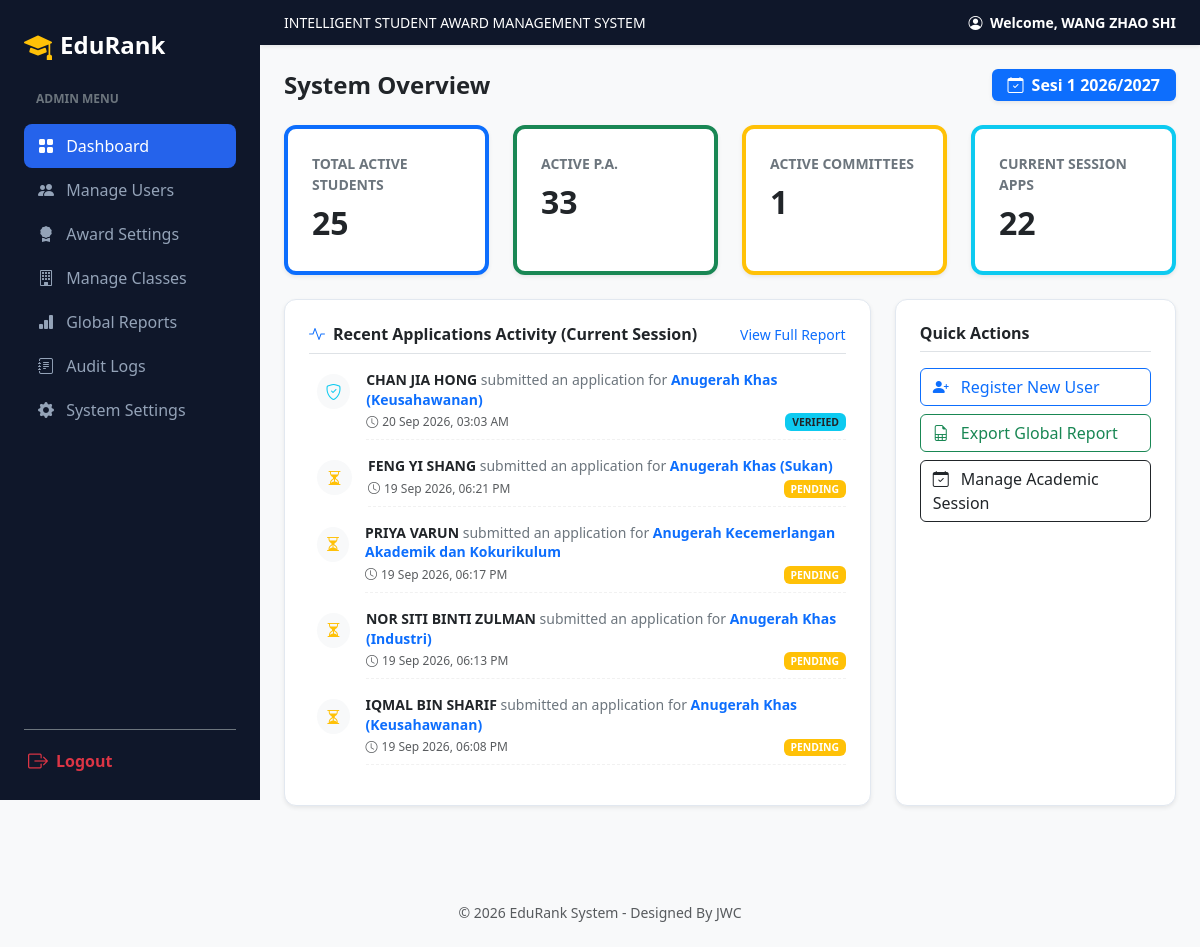
Screenshot of /admin_dashboard.php (signed in) with the database file from the repository.
### tables this page shows
CREATE TABLE `system_settings` (
  `setting_id` int(11) NOT NULL,
  `setting_key` varchar(50) NOT NULL,
  `setting_value` varchar(255) NOT NULL,
  `updated_at` timestamp NOT NULL DEFAULT current_timestamp() ON UPDATE current_timestamp()
);

CREATE TABLE `award_applications` (
  `application_id` int(11) NOT NULL,
  `student_id` int(11) DEFAULT NULL,
  `category_id` int(11) DEFAULT NULL,
  `session_name` varchar(50) DEFAULT NULL,
  `application_date` timestamp NOT NULL DEFAULT current_timestamp(),
  `status` enum('pending','verified','rejected','evaluated','nominated') DEFAULT 'pending',
  `is_read` tinyint(1) NOT NULL DEFAULT 0
);

CREATE TABLE `users` (
  `user_id` int(11) NOT NULL,
  `full_name` varchar(100) NOT NULL,
  `email` varchar(100) NOT NULL,
  `password` varchar(255) NOT NULL,
  `role` enum('Student','Academic Advisor','Evaluation Committee','Admin') NOT NULL,
  `assigned_category_id` int(11) DEFAULT NULL COMMENT 'For Committee: Which award category they evaluate',
  `must_change_password` tinyint(1) DEFAULT 1,
  `is_active` tinyint(1) DEFAULT 1,
  `created_at` timestamp NOT NULL DEFAULT current_timestamp(),
  `updated_at` timestamp NOT NULL DEFAULT current_timestamp() ON UPDATE current_timestamp(),
  `last_login` datetime DEFAULT NULL,
  `reset_token` varchar(64) DEFAULT NULL,
  `reset_expires` datetime DEFAULT NULL
);

CREATE TABLE `award_categories` (
  `category_id` int(11) NOT NULL,
  `category_name` varchar(100) NOT NULL,
  `description` text DEFAULT NULL,
  `is_open` tinyint(1) NOT NULL DEFAULT 1,
  `created_at` timestamp NOT NULL DEFAULT current_timestamp()
);

### admin_dashboard.php (the view, shortened to what this page needs)
<?php
require_once 'config.php';
$name = $_SESSION['user_name'] ?? 'System Admin';
$current_session = '';
if (isset($pdo)) {
    $stmtSes = $pdo->query("SELECT setting_value FROM system_settings WHERE setting_key = 'current_session'");
    $current_session = $stmtSes->fetchColumn() ?: 'Default Session';
}
$total_students = 0;
$total_pas = 0;
$total_committees = 0;
$total_applications = 0;
$recent_activities = [];
if (isset($pdo)) {
    try {
        $total_students = $pdo->query("SELECT COUNT(*) FROM users WHERE role = 'Student' AND is_active = 1")->fetchColumn();
        $total_pas = $pdo->query("SELECT COUNT(*) FROM users WHERE role = 'Academic Advisor' AND is_active = 1")->fetchColumn();
        $total_committees = $pdo->query("SELECT COUNT(*) FROM users WHERE role = 'Evaluation Committee' AND is_active = 1")->fetchColumn();
        $stmt_app = $pdo->prepare("SELECT COUNT(*) FROM award_applications WHERE session_name = ?");
        $stmt_app->execute([$current_session]);
        $total_applications = $stmt_app->fetchColumn();
        $stmt_activity = $pdo->prepare("
            SELECT a.application_id, a.status, a.application_date, u.full_name, c.category_name
            FROM award_applications a
            JOIN students s ON a.student_id = s.student_id
            JOIN users u ON s.user_id = u.user_id
            JOIN award_categories c ON a.category_id = c.category_id
            WHERE a.session_name = ?
            ORDER BY a.application_date DESC
            LIMIT 5
        ");
        $stmt_activity->execute([$current_session]);
        $recent_activities = $stmt_activity->fetchAll(PDO::FETCH_ASSOC);
    } catch (PDOException $e) {
        $error_msg = "Database Error: " . $e->getMessage();
    }
}
?>
<!DOCTYPE html>
<html lang="en">
<head>
    <link href="https://cdn.jsdelivr.net/npm/bootstrap@5.3.0/dist/css/bootstrap.min.css" rel="stylesheet">
    <link rel="stylesheet" href="https://cdn.jsdelivr.net/npm/bootstrap-icons@1.11.0/font/bootstrap-icons.css">
    <link rel="stylesheet" href="style.css">
</head>
<body class="dashboard-body">
    <div class="sidebar d-flex flex-column justify-content-between p-4 no-print" id="sidebar">
        <div>
            <div class="d-flex align-items-center gap-2 mb-4">
                <i class="bi bi-mortarboard-fill text-warning fs-3"></i>
                <span class="fs-4 fw-bold text-white">EduRank</span>
            </div>
            <div class="text-uppercase text-secondary mb-3" style="font-size: 0.75rem; font-weight: 600; padding-left: 12px;">Admin Menu</div>
            <a href="admin_dashboard.php" class="nav-link active"><i class="bi bi-grid-fill me-2"></i> Dashboard</a>
            <a href="manage_users.php" class="nav-link"><i class="bi bi-people-fill me-2"></i> Manage Users</a>
            <a href="manage_awards.php" class="nav-link"><i class="bi bi-award-fill me-2"></i> Award Settings</a>
            <a href="manage_classes.php" class="nav-link"><i class="bi bi-building me-2"></i> Manage Classes</a>
            <a href="global_reports.php" class="nav-link"><i class="bi bi-bar-chart-fill me-2"></i> Global Reports</a>
            <a href="audit_logs.php" class="nav-link"><i class="bi bi-journal-text me-2"></i> Audit Logs</a>
            <a href="system_setting.php" class="nav-link"><i class="bi bi-gear-fill me-2"></i> System Settings</a>
        </div>
        <div class="border-top border-secondary pt-3 mt-auto">
            <form method="POST" action="logout.php">
                <button type="submit" class="btn text-danger p-0 border-0 text-sm fw-semibold d-flex align-items-center gap-2 ms-1 bg-transparent" style="cursor: pointer;">
                    <i class="bi bi-box-arrow-right fs-5"></i> Logout
                </button>
            </form>
        </div>
    </div>
    <div class="main-content" id="mainContent">
        <header class="top-header shadow-sm d-flex justify-content-between align-items-center pe-4">
            <span class="fw-medium text-white" style="font-size: 14px;">INTELLIGENT STUDENT AWARD MANAGEMENT SYSTEM</span>
            <div class="text-white small fw-bold">
                <i class="bi bi-person-circle me-1"></i> Welcome, <?php echo htmlspecialchars($name); ?>
            </div>
        </header>
        <div class="p-4">
            <div class="d-flex justify-content-between align-items-center mb-4">
                <h4 class="fw-bold text-dark mb-0">System Overview</h4>
                <span class="badge bg-primary px-3 py-2 fs-6 shadow-sm"><i class="bi bi-calendar-check me-2"></i><?php echo htmlspecialchars($current_session); ?></span>
            </div>
            <div class="row g-4 mb-4">
                <div class="col-md-3">
                    <div class="custom-card p-4 shadow-sm bg-white border-start border-4 border-primary h-100">
                        <div class="text-secondary small fw-bold mb-1">TOTAL ACTIVE STUDENTS</div>
                        <div class="fs-2 fw-bold text-dark"><?php echo $total_students; ?></div>
                    </div>
                </div>
                <div class="col-md-3">
                    <div class="custom-card p-4 shadow-sm bg-white border-start border-4 border-success h-100">
                        <div class="text-secondary small fw-bold mb-1">ACTIVE P.A.</div>
                        <div class="fs-2 fw-bold text-dark"><?php echo $total_pas; ?></div>
                    </div>
                </div>
                <div class="col-md-3">
                    <div class="custom-card p-4 shadow-sm bg-white border-start border-4 border-warning h-100">
                        <div class="text-secondary small fw-bold mb-1">ACTIVE COMMITTEES</div>
                        <div class="fs-2 fw-bold text-dark"><?php echo $total_committees; ?></div>
                    </div>
                </div>
                <div class="col-md-3">
                    <div class="custom-card p-4 shadow-sm bg-white border-start border-4 border-info h-100">
                        <div class="text-secondary small fw-bold mb-1">CURRENT SESSION APPS</div>
                        <div class="fs-2 fw-bold text-dark"><?php echo $total_applications; ?></div>
                    </div>
                </div>
            </div>
            <div class="row g-4">
                <div class="col-md-8">
                    <div class="custom-card p-4 shadow-sm bg-white h-100">
                        <div class="d-flex justify-content-between align-items-center mb-3 border-bottom pb-2">
                            <h6 class="fw-bold text-dark mb-0"><i class="bi bi-activity text-primary me-2"></i>Recent Applications Activity (Current Session)</h6>
                            <a href="global_reports.php" class="text-decoration-none small">View Full Report</a>
                        </div>
                        <?php if (empty($recent_activities)): ?>
                            <div class="text-center py-4 text-muted">
                                <i class="bi bi-inbox fs-1 d-block mb-2 text-light"></i>
                                <span class="small">No recent activities found for the current academic session.</span>
                            </div>
                        <?php else: ?>
                            <div class="activity-feed ps-2">
                                <?php foreach ($recent_activities as $activity): ?>
                                    <?php
                                        $statusColor = 'text-warning';
                                        $statusIcon = 'bi-hourglass-split';
                                        if (strtolower($activity['status']) === 'verified') {
                                            $statusColor = 'text-info';
                                            $statusIcon = 'bi-shield-check';
                                        } elseif (strtolower($activity['status']) === 'evaluated' || strtolower($activity['status']) === 'approved') {
                                            $statusColor = 'text-success';
                                            $statusIcon = 'bi-check-circle-fill';
                                        } elseif (strtolower($activity['status']) === 'nominated') {
                                            $statusColor = 'text-warning';
                                            $statusIcon = 'bi-star-fill';
                                        } elseif (strtolower($activity['status']) === 'rejected') {
                                            $statusColor = 'text-danger';
                                            $statusIcon = 'bi-x-circle-fill';
                                        }
                                    ?>
                                    <div class="d-flex mb-3 align-items-start position-relative">
                                        <div class="me-3 mt-1 <?php echo $statusColor; ?> bg-light rounded-circle p-2 d-flex justify-content-center align-items-center" style="width: 35px; height: 35px;">
                                            <i class="bi <?php echo $statusIcon; ?> fs-6"></i>
                                        </div>
                                        <div class="flex-grow-1 pb-2" style="border-bottom: 1px dashed #f1f1f1;">
                                            <div class="small fw-bold text-dark" style="line-height: 1.4;">
                                                <?php echo htmlspecialchars($activity['full_name']); ?>
                                                <span class="fw-normal text-secondary">submitted an application for</span>
                                                <span class="text-primary"><?php echo htmlspecialchars($activity['category_name']); ?></span>
                                            </div>
                                            <div class="d-flex justify-content-between align-items-center mt-1">
                                                <span class="text-muted" style="font-size: 0.75rem;">
                                                    <i class="bi bi-clock me-1"></i><?php echo date('d M Y, h:i A', strtotime($activity['application_date'])); ?>
                                                </span>
                                                <span class="badge <?php echo str_replace('text-', 'bg-', $statusColor); ?> text-uppercase <?php echo strtolower($activity['status']) === 'verified' || strtolower($activity['status']) === 'nominated' ? 'text-dark' : ''; ?>" style="font-size: 0.65rem;">
                                                    <?php echo htmlspecialchars($activity['status']); ?>
                                                </span>
                                            </div>
                                        </div>
                                    </div>
                                <?php endforeach; ?>
                            </div>
                        <?php endif; ?>
                    </div>
                </div>
                <div class="col-md-4">
                    <div class="custom-card p-4 shadow-sm bg-white h-100">
                        <h6 class="fw-bold text-dark mb-3 border-bottom pb-2">Quick Actions</h6>
                        <div class="d-grid gap-2">
                            <a href="manage_users.php" class="btn btn-outline-primary text-start"><i class="bi bi-person-plus-fill me-2"></i> Register New User</a>
                            <a href="global_reports.php" class="btn btn-outline-success text-start"><i class="bi bi-file-earmark-spreadsheet me-2"></i> Export Global Report</a>
                            <a href="system_setting.php" class="btn btn-outline-dark text-start"><i class="bi bi-calendar-check me-2"></i> Manage Academic Session</a>
                        </div>
                    </div>
                </div>
            </div>
        </div>
    </div>
    <footer class="text-center p-4 mt-5 text-muted">
        <p class="mb-0 small">&copy; 2026 EduRank System - Designed By JWC</p>
    </footer>
</body>
</html>

### style.css (style rules this page uses)
:root { --primary-color: #1e3a8a; --secondary-color: #416cb2; --accent-color: #f59e0b; --bg-main: #f8fafc; --card-bg: #ffffff; --text-dark: #334155; --text-muted: #64748b; }
body { background-color: var(--bg-main) !important; font-family: 'Segoe UI', Tahoma, Geneva, Verdana, sans-serif; color: var(--text-dark); margin: 0; padding: 0; }
body.dashboard-body { background-color: #f8f9fa !important; font-family: system-ui, -apple-system, "Segoe UI", Roboto, sans-serif; margin: 0; padding: 0; }
.sidebar { width: 260px; height: 100vh; background-color: #0f172a !important; color: #ffffff !important; position: fixed; top: 0; left: 0; z-index: 1000; transition: all 0.3s ease; }
.sidebar .nav-link { color: #94a3b8 !important; transition: all 0.2s ease; border-radius: 8px; padding: 10px 14px; }
.sidebar .nav-link.active { background-color: #2563eb !important; color: #ffffff !important; }
.main-content { margin-left: 260px; min-height: 100vh; transition: all 0.3s ease; }
.top-header { background-color: #0f172a; color: #ffffff; padding: 12px 24px; display: flex; align-items: center; justify-content: space-between; }
.custom-card { border: 1px solid #e2e8f0; border-radius: 12px; }

### rows the page displays
system_settings: setting_value "Sesi 1 2026/2027"
award_applications: users.full_name "CHAN JIA HONG", category.category_name "Anugerah Khas (Keusahawanan)", application_date "20 Sep 2026, 03:03 AM", status "VERIFIED"
award_applications: users.full_name "FENG YI SHANG", category.category_name "Anugerah Khas (Sukan)", application_date "19 Sep 2026, 06:21 PM", status "PENDING"
award_applications: users.full_name "PRIYA VARUN", category.category_name "Anugerah Kecemerlangan Akademik dan Kokurikulum", application_date "19 Sep 2026, 06:17 PM", status "PENDING"
award_applications: users.full_name "NOR SITI BINTI ZULMAN", category.category_name "Anugerah Khas (Industri)", application_date "19 Sep 2026, 06:13 PM", status "PENDING"
award_applications: users.full_name "IQMAL BIN SHARIF", category.category_name "Anugerah Khas (Keusahawanan)", application_date "19 Sep 2026, 06:08 PM", status "PENDING"

### other values shown
$name "WANG ZHAO SHI"
$total_students "25"
$total_pas "33"
$total_committees "1"
$total_applications "22"
